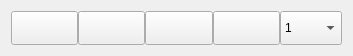
<?xml version="1.0" encoding="UTF-8"?>
<ui version="4.0">
 <class>Frame</class>
 <widget class="QFrame" name="Frame">
  <property name="geometry">
   <rect>
    <x>0</x>
    <y>0</y>
    <width>353</width>
    <height>56</height>
   </rect>
  </property>
  <property name="windowTitle">
   <string>Frame</string>
  </property>
  <layout class="QHBoxLayout" name="horizontalLayout">
   <item>
    <widget class="QSplitter" name="splitter_16">
     <property name="orientation">
      <enum>Qt::Orientation::Horizontal</enum>
     </property>
     <property name="handleWidth">
      <number>0</number>
     </property>
     <widget class="QPushButton" name="pushButton_47">
      <property name="sizePolicy">
       <sizepolicy hsizetype="Expanding" vsizetype="Fixed">
        <horstretch>0</horstretch>
        <verstretch>0</verstretch>
       </sizepolicy>
      </property>
      <property name="text">
       <string/>
      </property>
      <property name="icon">
       <iconset>
        <normaloff>icons/plus-small.svg</normaloff>icons/plus-small.svg</iconset>
      </property>
      <property name="iconSize">
       <size>
        <width>30</width>
        <height>30</height>
       </size>
      </property>
     </widget>
     <widget class="QPushButton" name="pushButton_12">
      <property name="sizePolicy">
       <sizepolicy hsizetype="Maximum" vsizetype="Fixed">
        <horstretch>0</horstretch>
        <verstretch>0</verstretch>
       </sizepolicy>
      </property>
      <property name="text">
       <string/>
      </property>
      <property name="icon">
       <iconset>
        <normaloff>icons/eye.svg</normaloff>icons/eye.svg</iconset>
      </property>
      <property name="iconSize">
       <size>
        <width>24</width>
        <height>24</height>
       </size>
      </property>
     </widget>
     <widget class="QPushButton" name="pen">
      <property name="sizePolicy">
       <sizepolicy hsizetype="Expanding" vsizetype="Fixed">
        <horstretch>0</horstretch>
        <verstretch>0</verstretch>
       </sizepolicy>
      </property>
      <property name="text">
       <string/>
      </property>
      <property name="icon">
       <iconset>
        <normaloff>icons/pencil.svg</normaloff>icons/pencil.svg</iconset>
      </property>
      <property name="iconSize">
       <size>
        <width>24</width>
        <height>24</height>
       </size>
      </property>
     </widget>
     <widget class="QPushButton" name="pushButton_13">
      <property name="sizePolicy">
       <sizepolicy hsizetype="Expanding" vsizetype="Fixed">
        <horstretch>0</horstretch>
        <verstretch>0</verstretch>
       </sizepolicy>
      </property>
      <property name="text">
       <string/>
      </property>
      <property name="icon">
       <iconset>
        <normaloff>icons/search.svg</normaloff>icons/search.svg</iconset>
      </property>
     </widget>
     <widget class="QComboBox" name="comboBox_6">
      <property name="sizePolicy">
       <sizepolicy hsizetype="Expanding" vsizetype="Fixed">
        <horstretch>0</horstretch>
        <verstretch>0</verstretch>
       </sizepolicy>
      </property>
      <item>
       <property name="text">
        <string>1</string>
       </property>
      </item>
      <item>
       <property name="text">
        <string>2</string>
       </property>
      </item>
      <item>
       <property name="text">
        <string>3</string>
       </property>
      </item>
      <item>
       <property name="text">
        <string>4</string>
       </property>
      </item>
      <item>
       <property name="text">
        <string>5</string>
       </property>
      </item>
      <item>
       <property name="text">
        <string>6</string>
       </property>
      </item>
     </widget>
    </widget>
   </item>
  </layout>
 </widget>
 <resources/>
 <connections/>
</ui>
